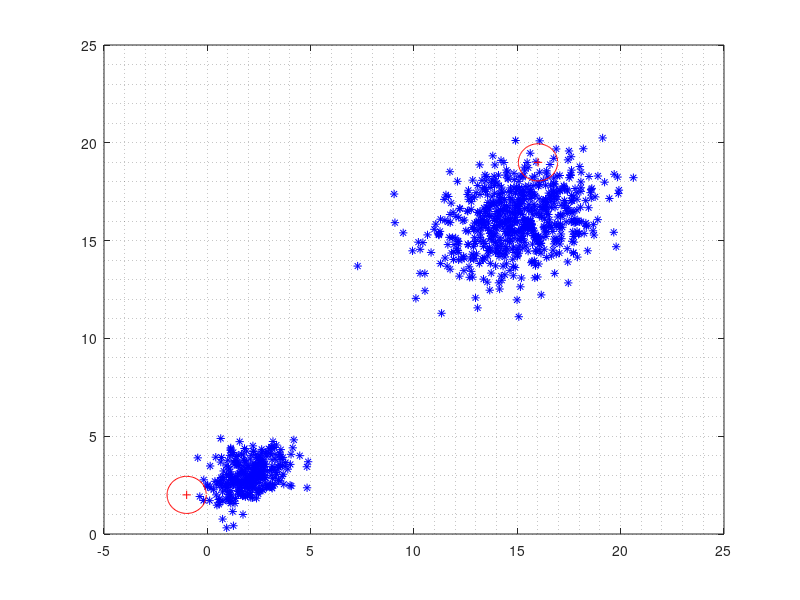

Recreate this plot in MATLAB. (Note: this script raises an error after producing the figure.)
clc
clear all
close all

for i=1:1000
	if (mod(i,3) == 0)
		data(i,:) = [2 3] + [randn(1) randn(1)]*[1 0.2;0.2 0.8];
	else
		data(i,:) = [15 16] + [randn(1) randn(1)]*[2.0 0.3;0.3 1.5];
	end
end

mean = [-1 2;16 19];
sig(:,:,1) = 0.1*eye(2);
sig(:,:,2) = 0.1*eye(2);
alpha = [0.5 0.5];
ds = length(data);
cc = 2;
D = 2;
for i = 1:100
	points(i,:) = 3*[cos(2*pi/100*i) sin(2*pi/100*i)];
end

figure,plot(data(:,1),data(:,2),'b*'),hold on,plot(mean(:,1),mean(:,2),'r+')

for itr=1:10

	for i = 1:100
		b(i,:,1) = mean(1,:) + points(i,:)*sig(:,:,1)^0.5;
		b(i,:,2) = mean(2,:) + points(i,:)*sig(:,:,2)^0.5;
	end
	plot(b(:,1,1),b(:,2,1),'r-'),plot(b(:,1,2),b(:,2,2),'r-'),grid minor

	%expectation
	llh = 0;
	for i=1:ds
		for j=1:cc
			gamma(i,j) = alpha(j)*gaussianEval(data(i,:),mean(j,:),sig(:,:,j));
		end
		gs = sum(gamma(i,:));
		gamma(i,:) = gamma(i,:)/gs;
		llh = llh + log(gs);
	end
	llhs(itr) = llh;
	Nc = sum(gamma);

	%maximization

	for i=1:cc
		for j=1:D
			mean(i,j) = sum(gamma(:,i).*data(:,j))/Nc(i);
		end
		sig(:,:,i) = zeros(D,D);
	end
	
	for i=1:ds
		for j=1:cc
			vec = data(i,:)-mean(j,:);
			sig(:,:,j) = sig(:,:,j) + gamma(i,j)*(vec'*vec)/Nc(j);
		end
	end

	alpha = Nc/sum(Nc);
end

save output.data alpha mean sig llhs
